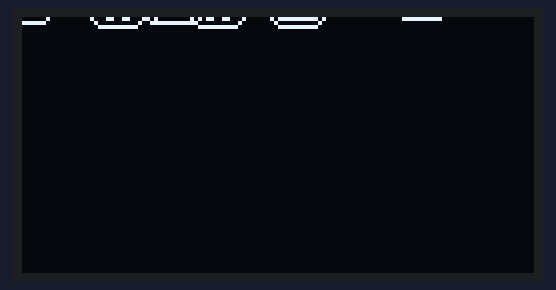
Bench run of a sketch on a simulated Arduino Uno R4 Minima. Parts: 128×64 one-colour display. Random numbers use the default seed unless the sketch sets one.

Above: at 0.39 s.
At 5.13 s:
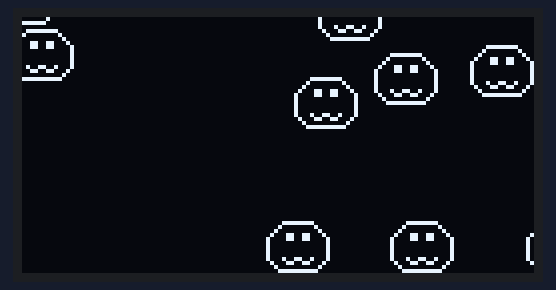
At 10.09 s:
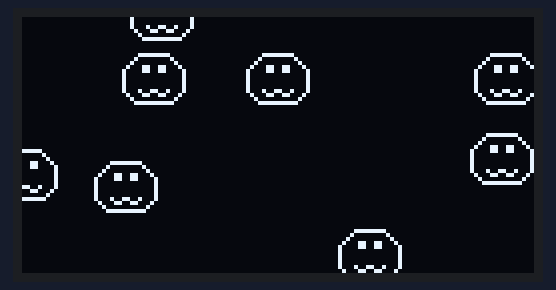
At 20.02 s:
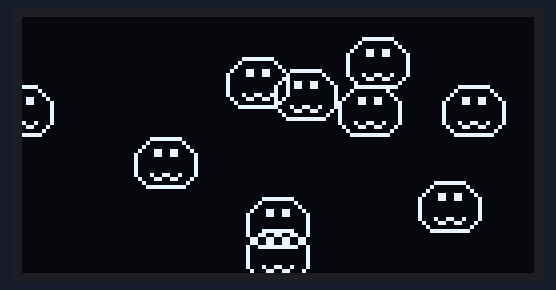
At 29.94 s:
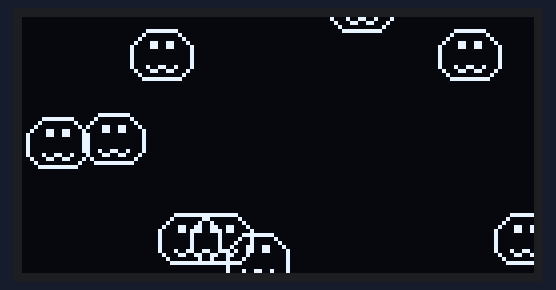
At 39.87 s:
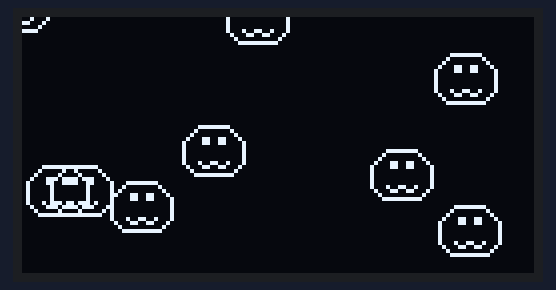

The sketch:

ssd1306_128x64_i2c.ino
```cpp
#include <Arduino.h>

#include <SPI.h>
#include <Wire.h>
#include <Adafruit_GFX.h>
#include <Adafruit_SSD1306.h>

#define SCREEN_WIDTH 128
#define SCREEN_HEIGHT 64

#define OLED_RESET     -1
#define SCREEN_ADDRESS 0x3C // 0x78

Adafruit_SSD1306 display(SCREEN_WIDTH, SCREEN_HEIGHT, &Wire, OLED_RESET);

#define NUMFLAKES     10

#define XPOS   0
#define YPOS   1
#define DELTAY 2

#define LOGO_HEIGHT   16
#define LOGO_WIDTH    16

static const unsigned char PROGMEM logo_bmp[] = {
  0b00000000, 0b00000000,
  0b00001111, 0b11110000,
  0b00010000, 0b00001000,
  0b00100000, 0b00000100,
  0b01000110, 0b01100010,
  0b10000110, 0b01100001,
  0b10000000, 0b00000001,
  0b10000000, 0b00000001,
  0b10000000, 0b00000001,
  0b10000000, 0b00000001,
  0b10001001, 0b10010001,
  0b01000110, 0b01100010,
  0b00100000, 0b00000100,
  0b00011111, 0b11111000,
  0b00000000, 0b00000000,
  0b00000000, 0b00000000
};

void testanimate(const uint8_t *bitmap, uint8_t w, uint8_t h) {
  int8_t f, icons[NUMFLAKES][3];

  for(f=0; f< NUMFLAKES; f++) {
    icons[f][XPOS]   = random(1 - LOGO_WIDTH, display.width());
    icons[f][YPOS]   = -LOGO_HEIGHT;
    icons[f][DELTAY] = random(1, 6);
  }

  for(;;) {
    display.clearDisplay();
    for(f=0; f< NUMFLAKES; f++) {
      display.drawBitmap(icons[f][XPOS], icons[f][YPOS], bitmap, w, h, SSD1306_WHITE);
    }

    display.display();
    delay(200);

    for(f=0; f< NUMFLAKES; f++) {
      icons[f][YPOS] += icons[f][DELTAY];
      if (icons[f][YPOS] >= display.height()) {
        icons[f][XPOS]   = random(1 - LOGO_WIDTH, display.width());
        icons[f][YPOS]   = -LOGO_HEIGHT;
        icons[f][DELTAY] = random(1, 6);
      }
    }
  }
}

void setup() {
  if(!display.begin(SSD1306_SWITCHCAPVCC, SCREEN_ADDRESS)) {
    for (;;);
  }

  testanimate(logo_bmp, LOGO_WIDTH, LOGO_HEIGHT);
}

void loop() {
}
```
